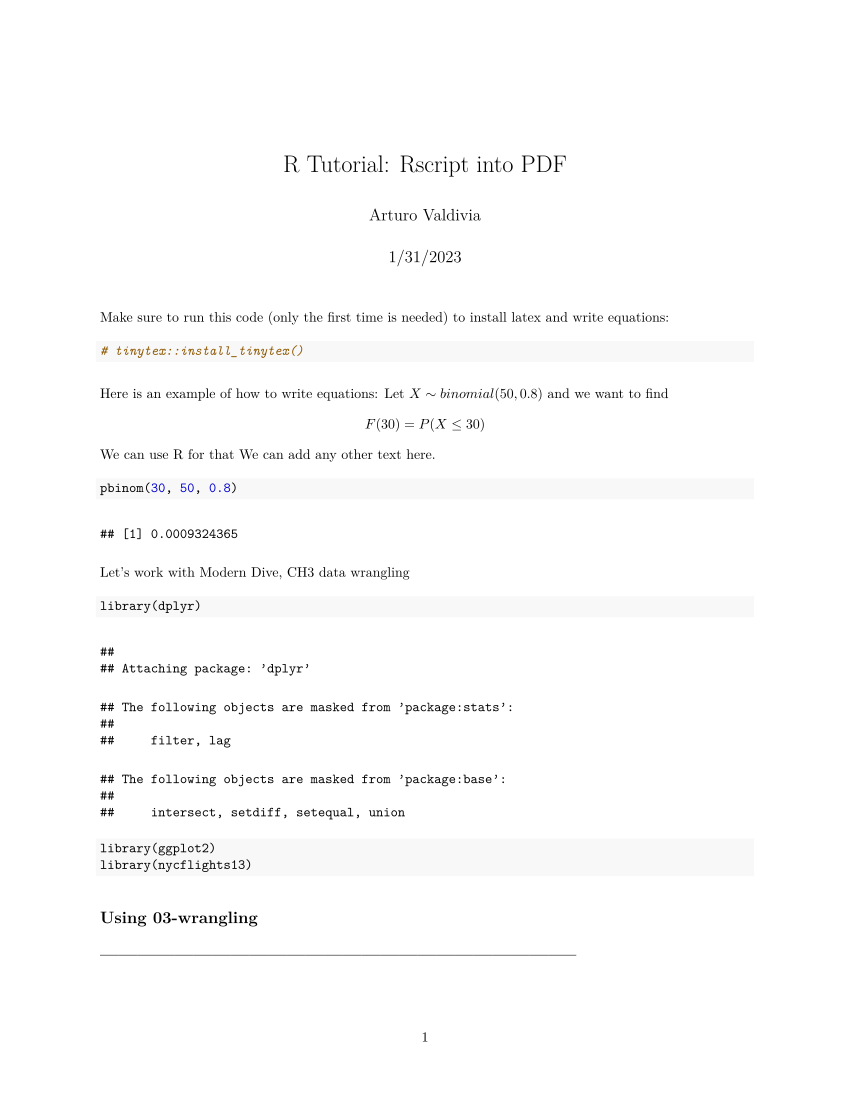

Reproduce this figure in R.
#' ---
#' title: "R Tutorial: Rscript into PDF"
#' author: "Arturo Valdivia"
#' date: "1/31/2023"
#' ---

#' Make sure to run this code (only the first time is needed) 
#' to install latex and write equations:
# tinytex::install_tinytex() 

#' Here is an example of how to write equations:
#' Let $X \sim binomial(50,0.8)$ and we want to find $$F(30) = P(X \le 30)$$
#' We can use R for that
#' We can add any other text here.
#'
pbinom(30, 50, 0.8)

#' Let's work with Modern Dive, CH3 data wrangling
#' 
#' 
library(dplyr)
library(ggplot2)
library(nycflights13)

#' ## Using 03-wrangling
#' ## -----------------------------------------------------------------------------
summary_temp <- weather %>% 
  summarize(mean = mean(temp, na.rm = TRUE), 
            std_dev = sd(temp, na.rm = TRUE))
summary_temp

#'
#'
## -----------------------------------------------------------------------------
summary_monthly_temp <- weather %>% 
  group_by(month) %>% 
  summarize(mean = mean(temp, na.rm = TRUE), 
            std_dev = sd(temp, na.rm = TRUE))
summary_monthly_temp

#' # Exercises

# Create a histogram for the temperature
ggplot(data = weather, mapping = aes(x = temp)) +
  geom_histogram()


# Create a boxplot for the temperature
ggplot(data = weather, mapping = aes(y=temp)) +
  geom_boxplot()

# Create a boxplot for the temperature by month
ggplot(data = weather, mapping = aes(x = as.factor(month), y=temp)) +
         geom_boxplot()
